Frame 1 (no input): blank canvas, image omitted
Frame 60 (no input): blank canvas, image omitted
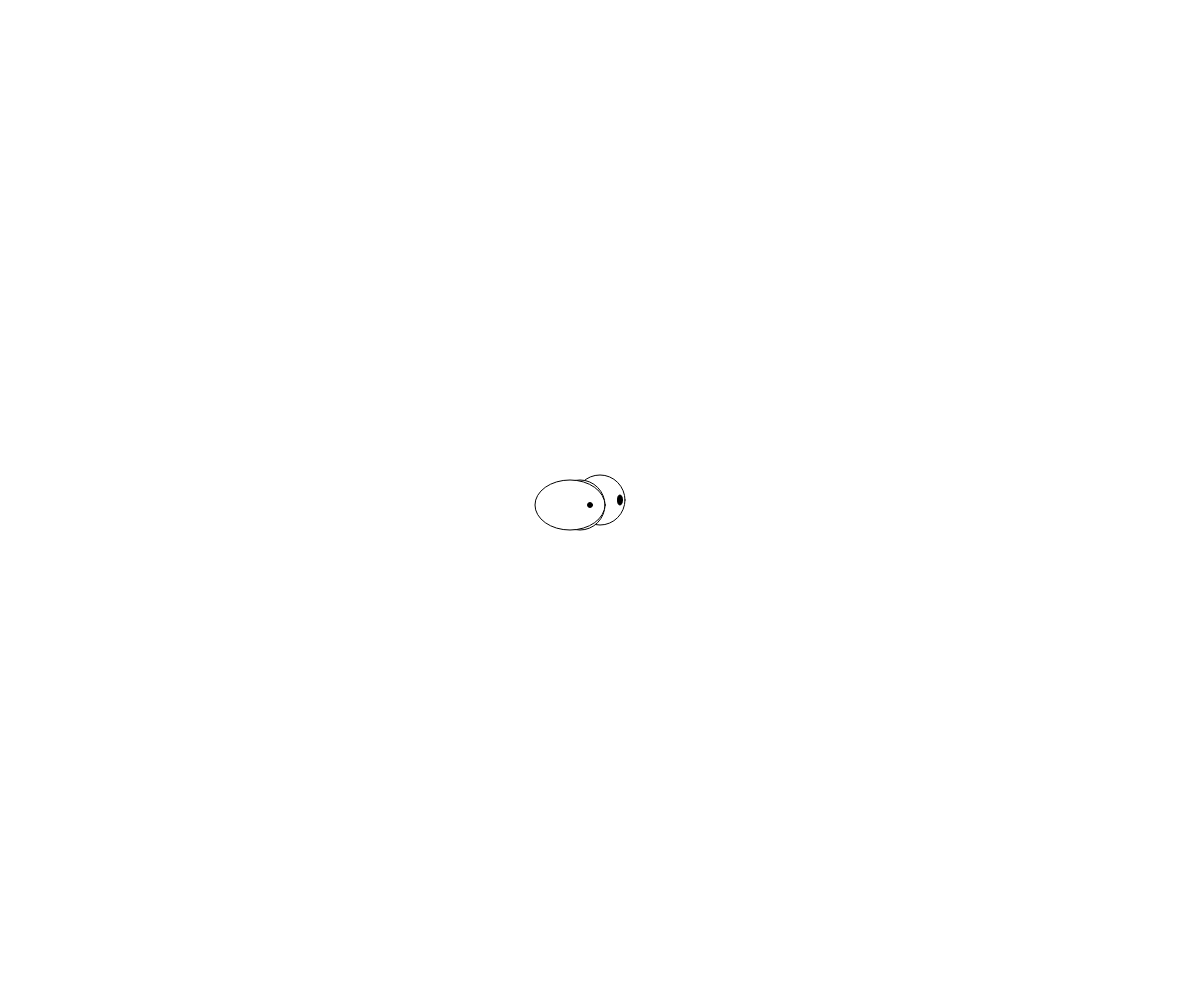
Frame 120 (the mouse pressed at the canvas centre since frame 60)

The p5.js sketch whose frames 1 and 60 were blank and that drew this single picture after the mouse press (run headless with seeded random() and noise() and a simulated clock; from frame 60 on, the mouse is pressed at the canvas centre):

// p5.js sketch
// ── sketch.js

let canvas;
let xPos=0;
let yPos=0;
let easing = .5;

function setup() {
  canvas=createCanvas(windowWidth, windowHeight);
  canvas.position(0,0);
  canvas.style("z-index",-2);
 // background(125);
}

function windowResized() {
    resizeCanvas(windowWidth, windowHeight);
}

function draw(){
    clear();

    xPos = xPos + ((mouseX - xPos) * easing);
    yPos = yPos + ((mouseY - yPos) * easing);


    drawThing(xPos,yPos);
}

function mouseMoved() {
   // drawThing(mouseX,mouseY);
     //drawThing(mouseX-50,mouseY +75);
}

function drawThing(_x,_y) {
    //eyes
    fill(255);
   // triangle(30, 75, 58, 20, 86, 75);
    ellipse(_x,_y,50,50,);
    ellipse(_x - 20,_y + 5,50,50);
    ellipse(_x - 30,_y + 5,70,50);

    //dots
    fill(0);
    ellipse(_x + 20, _y, 5, 10);
    ellipse(_x - 10,_y +5, 5, 5);

    //strokeWeight(0);
    //fill(random(200,255), random(200,255), random(200,255));
    //ellipse(_x,_y,30,30);
}
